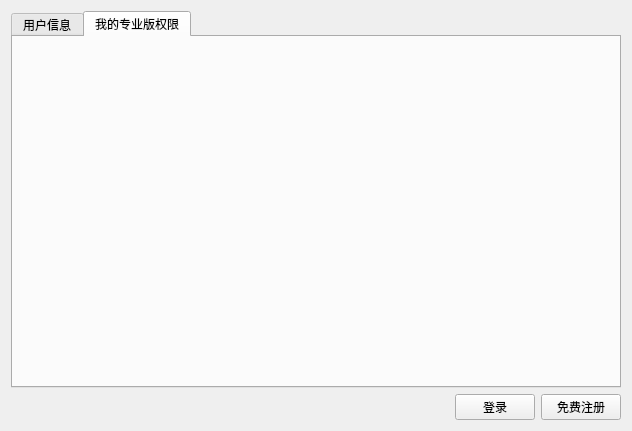
<?xml version="1.0" encoding="UTF-8"?>
<ui version="4.0">
 <class>UserMainWindow</class>
 <widget class="QWidget" name="UserMainWindow">
  <property name="geometry">
   <rect>
    <x>0</x>
    <y>0</y>
    <width>632</width>
    <height>431</height>
   </rect>
  </property>
  <property name="windowTitle">
   <string>Form</string>
  </property>
  <layout class="QVBoxLayout" name="verticalLayout">
   <item>
    <widget class="QTabWidget" name="tabWidget">
     <property name="currentIndex">
      <number>1</number>
     </property>
     <widget class="QWidget" name="infotab">
      <attribute name="title">
       <string>用户信息</string>
      </attribute>
      <layout class="QVBoxLayout" name="verticalLayout_2">
       <property name="leftMargin">
        <number>2</number>
       </property>
       <property name="topMargin">
        <number>2</number>
       </property>
       <property name="rightMargin">
        <number>2</number>
       </property>
       <property name="bottomMargin">
        <number>2</number>
       </property>
       <item>
        <widget class="UserInfoWindow" name="userInfoWidget" native="true"/>
       </item>
      </layout>
     </widget>
     <widget class="QWidget" name="member_tab">
      <attribute name="title">
       <string>我的专业版权限</string>
      </attribute>
      <layout class="QVBoxLayout" name="verticalLayout_3">
       <property name="leftMargin">
        <number>2</number>
       </property>
       <property name="topMargin">
        <number>2</number>
       </property>
       <property name="rightMargin">
        <number>2</number>
       </property>
       <property name="bottomMargin">
        <number>2</number>
       </property>
       <item>
        <widget class="UserMemberWindow" name="memberWidget" native="true"/>
       </item>
      </layout>
     </widget>
    </widget>
   </item>
   <item>
    <layout class="QHBoxLayout" name="horizontalLayout">
     <item>
      <widget class="QLabel" name="label">
       <property name="text">
        <string/>
       </property>
      </widget>
     </item>
     <item>
      <spacer name="horizontalSpacer">
       <property name="orientation">
        <enum>Qt::Horizontal</enum>
       </property>
       <property name="sizeHint" stdset="0">
        <size>
         <width>40</width>
         <height>20</height>
        </size>
       </property>
      </spacer>
     </item>
     <item>
      <layout class="QHBoxLayout" name="qProg_horizontalLayout"/>
     </item>
     <item>
      <widget class="QPushButton" name="loan_pushButton">
       <property name="text">
        <string>登录</string>
       </property>
      </widget>
     </item>
     <item>
      <widget class="QPushButton" name="re_pushButton">
       <property name="text">
        <string>免费注册</string>
       </property>
      </widget>
     </item>
    </layout>
   </item>
  </layout>
 </widget>
 <customwidgets>
  <customwidget>
   <class>UserInfoWindow</class>
   <extends>QWidget</extends>
   <header>userinfowindow.h</header>
   <container>1</container>
  </customwidget>
  <customwidget>
   <class>UserMemberWindow</class>
   <extends>QWidget</extends>
   <header>usermemberwindow.h</header>
   <container>1</container>
  </customwidget>
 </customwidgets>
 <resources/>
 <connections/>
</ui>
